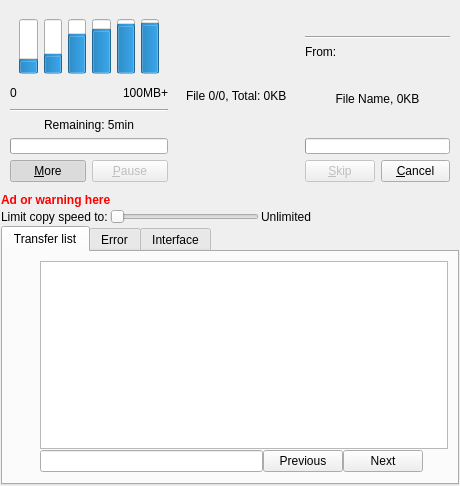
<?xml version="1.0" encoding="UTF-8"?>
<ui version="4.0">
 <class>interfaceCopy</class>
 <widget class="QWidget" name="interfaceCopy">
  <property name="geometry">
   <rect>
    <x>0</x>
    <y>0</y>
    <width>460</width>
    <height>486</height>
   </rect>
  </property>
  <property name="minimumSize">
   <size>
    <width>460</width>
    <height>0</height>
   </size>
  </property>
  <property name="windowTitle">
   <string notr="true">Ultracopier</string>
  </property>
  <property name="windowIcon">
   <iconset resource="interfaceResources.qrc">
    <normaloff>:/Themes/Oxygen/resources/main.png</normaloff>:/Themes/Oxygen/resources/main.png</iconset>
  </property>
  <layout class="QVBoxLayout">
   <property name="spacing">
    <number>2</number>
   </property>
   <property name="leftMargin">
    <number>1</number>
   </property>
   <property name="topMargin">
    <number>1</number>
   </property>
   <property name="rightMargin">
    <number>1</number>
   </property>
   <property name="bottomMargin">
    <number>1</number>
   </property>
   <item>
    <widget class="QFrame" name="frame">
     <property name="minimumSize">
      <size>
       <width>300</width>
       <height>100</height>
      </size>
     </property>
     <layout class="QHBoxLayout" name="horizontalLayout_3">
      <property name="spacing">
       <number>0</number>
      </property>
      <property name="leftMargin">
       <number>0</number>
      </property>
      <property name="topMargin">
       <number>0</number>
      </property>
      <property name="rightMargin">
       <number>0</number>
      </property>
      <property name="bottomMargin">
       <number>0</number>
      </property>
      <item>
       <widget class="QFrame" name="frameLeft">
        <property name="sizePolicy">
         <sizepolicy hsizetype="Preferred" vsizetype="Minimum">
          <horstretch>0</horstretch>
          <verstretch>0</verstretch>
         </sizepolicy>
        </property>
        <property name="minimumSize">
         <size>
          <width>150</width>
          <height>100</height>
         </size>
        </property>
        <layout class="QVBoxLayout" name="verticalLayoutLeft">
         <item>
          <layout class="QVBoxLayout" name="verticalLayout_2">
           <property name="spacing">
            <number>0</number>
           </property>
           <item>
            <widget class="QFrame" name="frameS">
             <layout class="QHBoxLayout" name="horizontalLayoutS">
              <item>
               <widget class="QProgressBar" name="progressBar">
                <property name="sizePolicy">
                 <sizepolicy hsizetype="MinimumExpanding" vsizetype="MinimumExpanding">
                  <horstretch>0</horstretch>
                  <verstretch>0</verstretch>
                 </sizepolicy>
                </property>
                <property name="value">
                 <number>20</number>
                </property>
                <property name="textVisible">
                 <bool>false</bool>
                </property>
                <property name="orientation">
                 <enum>Qt::Vertical</enum>
                </property>
               </widget>
              </item>
              <item>
               <widget class="QProgressBar" name="progressBar_2">
                <property name="sizePolicy">
                 <sizepolicy hsizetype="MinimumExpanding" vsizetype="MinimumExpanding">
                  <horstretch>0</horstretch>
                  <verstretch>0</verstretch>
                 </sizepolicy>
                </property>
                <property name="value">
                 <number>30</number>
                </property>
                <property name="textVisible">
                 <bool>false</bool>
                </property>
                <property name="orientation">
                 <enum>Qt::Vertical</enum>
                </property>
               </widget>
              </item>
              <item>
               <widget class="QProgressBar" name="progressBar_3">
                <property name="sizePolicy">
                 <sizepolicy hsizetype="MinimumExpanding" vsizetype="MinimumExpanding">
                  <horstretch>0</horstretch>
                  <verstretch>0</verstretch>
                 </sizepolicy>
                </property>
                <property name="value">
                 <number>66</number>
                </property>
                <property name="textVisible">
                 <bool>false</bool>
                </property>
                <property name="orientation">
                 <enum>Qt::Vertical</enum>
                </property>
               </widget>
              </item>
              <item>
               <widget class="QProgressBar" name="progressBar_4">
                <property name="sizePolicy">
                 <sizepolicy hsizetype="MinimumExpanding" vsizetype="MinimumExpanding">
                  <horstretch>0</horstretch>
                  <verstretch>0</verstretch>
                 </sizepolicy>
                </property>
                <property name="value">
                 <number>75</number>
                </property>
                <property name="textVisible">
                 <bool>false</bool>
                </property>
                <property name="orientation">
                 <enum>Qt::Vertical</enum>
                </property>
               </widget>
              </item>
              <item>
               <widget class="QProgressBar" name="progressBar_5">
                <property name="sizePolicy">
                 <sizepolicy hsizetype="MinimumExpanding" vsizetype="MinimumExpanding">
                  <horstretch>0</horstretch>
                  <verstretch>0</verstretch>
                 </sizepolicy>
                </property>
                <property name="value">
                 <number>84</number>
                </property>
                <property name="textVisible">
                 <bool>false</bool>
                </property>
                <property name="orientation">
                 <enum>Qt::Vertical</enum>
                </property>
               </widget>
              </item>
              <item>
               <widget class="QProgressBar" name="progressBar_6">
                <property name="sizePolicy">
                 <sizepolicy hsizetype="MinimumExpanding" vsizetype="MinimumExpanding">
                  <horstretch>0</horstretch>
                  <verstretch>0</verstretch>
                 </sizepolicy>
                </property>
                <property name="value">
                 <number>87</number>
                </property>
                <property name="textVisible">
                 <bool>false</bool>
                </property>
                <property name="orientation">
                 <enum>Qt::Vertical</enum>
                </property>
               </widget>
              </item>
             </layout>
            </widget>
           </item>
           <item>
            <layout class="QHBoxLayout" name="horizontalLayout_8">
             <item>
              <widget class="QLabel" name="labelSPStart">
               <property name="text">
                <string>0</string>
               </property>
              </widget>
             </item>
             <item>
              <spacer name="horizontalSpacer">
               <property name="orientation">
                <enum>Qt::Horizontal</enum>
               </property>
               <property name="sizeHint" stdset="0">
                <size>
                 <width>40</width>
                 <height>20</height>
                </size>
               </property>
              </spacer>
             </item>
             <item>
              <widget class="QLabel" name="labelSPStop">
               <property name="text">
                <string>100MB+</string>
               </property>
              </widget>
             </item>
            </layout>
           </item>
          </layout>
         </item>
         <item>
          <widget class="Line" name="line">
           <property name="orientation">
            <enum>Qt::Horizontal</enum>
           </property>
          </widget>
         </item>
         <item>
          <widget class="QLabel" name="labelTimeRemaining">
           <property name="sizePolicy">
            <sizepolicy hsizetype="Preferred" vsizetype="MinimumExpanding">
             <horstretch>0</horstretch>
             <verstretch>0</verstretch>
            </sizepolicy>
           </property>
           <property name="text">
            <string>Remaining: 5min</string>
           </property>
           <property name="alignment">
            <set>Qt::AlignCenter</set>
           </property>
          </widget>
         </item>
         <item>
          <widget class="QProgressBar" name="progressBar_all">
           <property name="maximumSize">
            <size>
             <width>16777215</width>
             <height>16</height>
            </size>
           </property>
           <property name="maximum">
            <number>65535</number>
           </property>
          </widget>
         </item>
         <item>
          <layout class="QHBoxLayout" name="horizontalLayout_4">
           <item>
            <widget class="QPushButton" name="moreButton">
             <property name="text">
              <string>&amp;More</string>
             </property>
             <property name="icon">
              <iconset resource="interfaceResources.qrc">
               <normaloff>:/Themes/Oxygen/resources/moveDown.png</normaloff>:/Themes/Oxygen/resources/moveDown.png</iconset>
             </property>
             <property name="checkable">
              <bool>true</bool>
             </property>
             <property name="checked">
              <bool>true</bool>
             </property>
            </widget>
           </item>
           <item>
            <widget class="QPushButton" name="pauseButton">
             <property name="enabled">
              <bool>false</bool>
             </property>
             <property name="text">
              <string>&amp;Pause</string>
             </property>
             <property name="icon">
              <iconset resource="interfaceResources.qrc">
               <normaloff>:/Themes/Oxygen/resources/player_pause.png</normaloff>:/Themes/Oxygen/resources/player_pause.png</iconset>
             </property>
            </widget>
           </item>
          </layout>
         </item>
        </layout>
       </widget>
      </item>
      <item>
       <widget class="QFrame" name="frameMiddle">
        <property name="sizePolicy">
         <sizepolicy hsizetype="Expanding" vsizetype="MinimumExpanding">
          <horstretch>0</horstretch>
          <verstretch>0</verstretch>
         </sizepolicy>
        </property>
        <layout class="QVBoxLayout" name="verticalLayouMiddle">
         <item>
          <widget class="QLabel" name="overall">
           <property name="text">
            <string notr="true">File 0/0, Total: 0KB</string>
           </property>
           <property name="textFormat">
            <enum>Qt::PlainText</enum>
           </property>
          </widget>
         </item>
        </layout>
       </widget>
      </item>
      <item>
       <widget class="QFrame" name="frameRight">
        <property name="sizePolicy">
         <sizepolicy hsizetype="Preferred" vsizetype="Minimum">
          <horstretch>0</horstretch>
          <verstretch>0</verstretch>
         </sizepolicy>
        </property>
        <property name="minimumSize">
         <size>
          <width>150</width>
          <height>100</height>
         </size>
        </property>
        <layout class="QVBoxLayout" name="verticalLayoutRight">
         <item>
          <layout class="QHBoxLayout" name="horizontalLayout_9">
           <item>
            <spacer name="horizontalSpacer_2">
             <property name="orientation">
              <enum>Qt::Horizontal</enum>
             </property>
             <property name="sizeHint" stdset="0">
              <size>
               <width>40</width>
               <height>20</height>
              </size>
             </property>
            </spacer>
           </item>
           <item>
            <widget class="QToolButton" name="shutdown">
             <property name="maximumSize">
              <size>
               <width>20</width>
               <height>20</height>
              </size>
             </property>
             <property name="toolTip">
              <string>Close on transfer completion</string>
             </property>
             <property name="styleSheet">
              <string notr="true">background-color: rgba(255, 0, 255, 0);</string>
             </property>
             <property name="icon">
              <iconset resource="interfaceResources.qrc">
               <normaloff>:/Themes/Oxygen/resources/SystemTrayIcon/exit.png</normaloff>:/Themes/Oxygen/resources/SystemTrayIcon/exit.png</iconset>
             </property>
             <property name="checkable">
              <bool>true</bool>
             </property>
             <property name="autoRaise">
              <bool>true</bool>
             </property>
            </widget>
           </item>
          </layout>
         </item>
         <item>
          <widget class="Line" name="line_2">
           <property name="orientation">
            <enum>Qt::Horizontal</enum>
           </property>
          </widget>
         </item>
         <item>
          <layout class="QHBoxLayout" name="horizontalLayout_6">
           <item>
            <widget class="QLabel" name="from_label">
             <property name="text">
              <string>From:</string>
             </property>
            </widget>
           </item>
           <item>
            <widget class="QLabel" name="from">
             <property name="sizePolicy">
              <sizepolicy hsizetype="Expanding" vsizetype="Preferred">
               <horstretch>0</horstretch>
               <verstretch>0</verstretch>
              </sizepolicy>
             </property>
             <property name="font">
              <font>
               <weight>75</weight>
               <bold>true</bold>
              </font>
             </property>
             <property name="text">
              <string/>
             </property>
             <property name="textFormat">
              <enum>Qt::PlainText</enum>
             </property>
            </widget>
           </item>
          </layout>
         </item>
         <item>
          <widget class="QLabel" name="current_file">
           <property name="sizePolicy">
            <sizepolicy hsizetype="Preferred" vsizetype="MinimumExpanding">
             <horstretch>0</horstretch>
             <verstretch>0</verstretch>
            </sizepolicy>
           </property>
           <property name="text">
            <string notr="true">File Name, 0KB</string>
           </property>
           <property name="textFormat">
            <enum>Qt::PlainText</enum>
           </property>
           <property name="alignment">
            <set>Qt::AlignCenter</set>
           </property>
          </widget>
         </item>
         <item>
          <widget class="QProgressBar" name="progressBar_file">
           <property name="maximumSize">
            <size>
             <width>16777215</width>
             <height>16</height>
            </size>
           </property>
           <property name="maximum">
            <number>65535</number>
           </property>
          </widget>
         </item>
         <item>
          <layout class="QHBoxLayout" name="horizontalLayout_5">
           <item>
            <widget class="QPushButton" name="skipButton">
             <property name="enabled">
              <bool>false</bool>
             </property>
             <property name="text">
              <string>&amp;Skip</string>
             </property>
             <property name="icon">
              <iconset resource="interfaceResources.qrc">
               <normaloff>:/Themes/Oxygen/resources/player_end.png</normaloff>:/Themes/Oxygen/resources/player_end.png</iconset>
             </property>
            </widget>
           </item>
           <item>
            <widget class="QPushButton" name="cancelButton">
             <property name="text">
              <string>&amp;Cancel</string>
             </property>
             <property name="icon">
              <iconset resource="interfaceResources.qrc">
               <normaloff>:/Themes/Oxygen/resources/cancel.png</normaloff>:/Themes/Oxygen/resources/cancel.png</iconset>
             </property>
            </widget>
           </item>
          </layout>
         </item>
        </layout>
       </widget>
      </item>
     </layout>
    </widget>
   </item>
   <item>
    <widget class="QLabel" name="ad_ultimate">
     <property name="text">
      <string>&lt;html&gt;&lt;head/&gt;&lt;body&gt;&lt;p&gt;&lt;span style=&quot; font-weight:600; color:#ff0000;&quot;&gt;Ad or warning here&lt;/span&gt;&lt;/p&gt;&lt;/body&gt;&lt;/html&gt;</string>
     </property>
     <property name="textFormat">
      <enum>Qt::RichText</enum>
     </property>
     <property name="openExternalLinks">
      <bool>true</bool>
     </property>
    </widget>
   </item>
   <item>
    <layout class="QHBoxLayout" name="limitSpeedAsMain">
     <item>
      <widget class="QLabel" name="label_Slider_speed">
       <property name="text">
        <string>Limit copy speed to:</string>
       </property>
      </widget>
     </item>
     <item>
      <widget class="QSlider" name="SliderSpeed">
       <property name="maximum">
        <number>5</number>
       </property>
       <property name="orientation">
        <enum>Qt::Horizontal</enum>
       </property>
      </widget>
     </item>
     <item>
      <widget class="QLabel" name="label_SpeedMaxValue">
       <property name="text">
        <string notr="true">Unlimited</string>
       </property>
      </widget>
     </item>
     <item>
      <spacer>
       <property name="orientation">
        <enum>Qt::Horizontal</enum>
       </property>
       <property name="sizeHint" stdset="0">
        <size>
         <width>40</width>
         <height>1</height>
        </size>
       </property>
      </spacer>
     </item>
    </layout>
   </item>
   <item>
    <widget class="QTabWidget" name="tabWidget">
     <property name="currentIndex">
      <number>0</number>
     </property>
     <widget class="QWidget" name="tab_main">
      <attribute name="title">
       <string>Transfer list</string>
      </attribute>
      <layout class="QHBoxLayout">
       <item>
        <layout class="QVBoxLayout">
         <property name="spacing">
          <number>1</number>
         </property>
         <item>
          <widget class="QToolButton" name="putOnTop">
           <property name="minimumSize">
            <size>
             <width>22</width>
             <height>22</height>
            </size>
           </property>
           <property name="maximumSize">
            <size>
             <width>22</width>
             <height>22</height>
            </size>
           </property>
           <property name="toolTip">
            <string>Move the selected items to the top</string>
           </property>
           <property name="icon">
            <iconset resource="interfaceResources.qrc">
             <normaloff>:/Themes/Oxygen/resources/putOnTop.png</normaloff>:/Themes/Oxygen/resources/putOnTop.png</iconset>
           </property>
           <property name="autoRaise">
            <bool>true</bool>
           </property>
          </widget>
         </item>
         <item>
          <widget class="QToolButton" name="pushUp">
           <property name="minimumSize">
            <size>
             <width>22</width>
             <height>22</height>
            </size>
           </property>
           <property name="maximumSize">
            <size>
             <width>22</width>
             <height>22</height>
            </size>
           </property>
           <property name="toolTip">
            <string>Move up the selected items</string>
           </property>
           <property name="icon">
            <iconset resource="interfaceResources.qrc">
             <normaloff>:/Themes/Oxygen/resources/moveUp.png</normaloff>:/Themes/Oxygen/resources/moveUp.png</iconset>
           </property>
           <property name="autoRaise">
            <bool>true</bool>
           </property>
          </widget>
         </item>
         <item>
          <widget class="QToolButton" name="pushDown">
           <property name="minimumSize">
            <size>
             <width>22</width>
             <height>22</height>
            </size>
           </property>
           <property name="maximumSize">
            <size>
             <width>22</width>
             <height>22</height>
            </size>
           </property>
           <property name="toolTip">
            <string>Move down the selected items</string>
           </property>
           <property name="icon">
            <iconset resource="interfaceResources.qrc">
             <normaloff>:/Themes/Oxygen/resources/moveDown.png</normaloff>:/Themes/Oxygen/resources/moveDown.png</iconset>
           </property>
           <property name="autoRaise">
            <bool>true</bool>
           </property>
          </widget>
         </item>
         <item>
          <widget class="QToolButton" name="putOnBottom">
           <property name="minimumSize">
            <size>
             <width>22</width>
             <height>22</height>
            </size>
           </property>
           <property name="maximumSize">
            <size>
             <width>22</width>
             <height>22</height>
            </size>
           </property>
           <property name="toolTip">
            <string>Move the selected items to the bottom</string>
           </property>
           <property name="icon">
            <iconset resource="interfaceResources.qrc">
             <normaloff>:/Themes/Oxygen/resources/putOnBottom.png</normaloff>:/Themes/Oxygen/resources/putOnBottom.png</iconset>
           </property>
           <property name="autoRaise">
            <bool>true</bool>
           </property>
          </widget>
         </item>
         <item>
          <widget class="QToolButton" name="add">
           <property name="minimumSize">
            <size>
             <width>22</width>
             <height>22</height>
            </size>
           </property>
           <property name="maximumSize">
            <size>
             <width>22</width>
             <height>22</height>
            </size>
           </property>
           <property name="toolTip">
            <string>Add file/folder</string>
           </property>
           <property name="icon">
            <iconset resource="interfaceResources.qrc">
             <normaloff>:/Themes/Oxygen/resources/add.png</normaloff>:/Themes/Oxygen/resources/add.png</iconset>
           </property>
           <property name="popupMode">
            <enum>QToolButton::InstantPopup</enum>
           </property>
           <property name="autoRaise">
            <bool>true</bool>
           </property>
          </widget>
         </item>
         <item>
          <widget class="QToolButton" name="del">
           <property name="minimumSize">
            <size>
             <width>22</width>
             <height>22</height>
            </size>
           </property>
           <property name="maximumSize">
            <size>
             <width>22</width>
             <height>22</height>
            </size>
           </property>
           <property name="toolTip">
            <string>Delete the selected items</string>
           </property>
           <property name="icon">
            <iconset resource="interfaceResources.qrc">
             <normaloff>:/Themes/Oxygen/resources/remove.png</normaloff>:/Themes/Oxygen/resources/remove.png</iconset>
           </property>
           <property name="autoRaise">
            <bool>true</bool>
           </property>
          </widget>
         </item>
         <item>
          <widget class="QToolButton" name="searchButton">
           <property name="minimumSize">
            <size>
             <width>22</width>
             <height>22</height>
            </size>
           </property>
           <property name="maximumSize">
            <size>
             <width>22</width>
             <height>22</height>
            </size>
           </property>
           <property name="toolTip">
            <string>Search</string>
           </property>
           <property name="icon">
            <iconset resource="interfaceResources.qrc">
             <normaloff>:/Themes/Oxygen/resources/search.png</normaloff>:/Themes/Oxygen/resources/search.png</iconset>
           </property>
           <property name="checkable">
            <bool>true</bool>
           </property>
           <property name="autoRaise">
            <bool>true</bool>
           </property>
          </widget>
         </item>
         <item>
          <widget class="QToolButton" name="exportTransferList">
           <property name="minimumSize">
            <size>
             <width>22</width>
             <height>22</height>
            </size>
           </property>
           <property name="maximumSize">
            <size>
             <width>22</width>
             <height>22</height>
            </size>
           </property>
           <property name="toolTip">
            <string>Export the transfer list</string>
           </property>
           <property name="icon">
            <iconset resource="interfaceResources.qrc">
             <normaloff>:/Themes/Oxygen/resources/export-transfer-list.png</normaloff>:/Themes/Oxygen/resources/export-transfer-list.png</iconset>
           </property>
           <property name="autoRaise">
            <bool>true</bool>
           </property>
          </widget>
         </item>
         <item>
          <widget class="QToolButton" name="importTransferList">
           <property name="minimumSize">
            <size>
             <width>22</width>
             <height>22</height>
            </size>
           </property>
           <property name="maximumSize">
            <size>
             <width>22</width>
             <height>22</height>
            </size>
           </property>
           <property name="toolTip">
            <string>Import the transfer list</string>
           </property>
           <property name="icon">
            <iconset resource="interfaceResources.qrc">
             <normaloff>:/Themes/Oxygen/resources/import-transfer-list.png</normaloff>:/Themes/Oxygen/resources/import-transfer-list.png</iconset>
           </property>
           <property name="autoRaise">
            <bool>true</bool>
           </property>
          </widget>
         </item>
         <item>
          <spacer>
           <property name="orientation">
            <enum>Qt::Vertical</enum>
           </property>
           <property name="sizeHint" stdset="0">
            <size>
             <width>20</width>
             <height>40</height>
            </size>
           </property>
          </spacer>
         </item>
        </layout>
       </item>
       <item>
        <layout class="QVBoxLayout" name="verticalLayout_3">
         <property name="spacing">
          <number>0</number>
         </property>
         <item>
          <widget class="QTreeView" name="TransferList">
           <property name="selectionMode">
            <enum>QAbstractItemView::ExtendedSelection</enum>
           </property>
           <property name="rootIsDecorated">
            <bool>false</bool>
           </property>
           <property name="uniformRowHeights">
            <bool>true</bool>
           </property>
          </widget>
         </item>
         <item>
          <layout class="QHBoxLayout" name="horizontalLayoutSearch">
           <property name="spacing">
            <number>0</number>
           </property>
           <item>
            <widget class="QLineEdit" name="lineEditSearch"/>
           </item>
           <item>
            <widget class="QPushButton" name="pushButtonSearchPrev">
             <property name="text">
              <string>Previous</string>
             </property>
            </widget>
           </item>
           <item>
            <widget class="QPushButton" name="pushButtonSearchNext">
             <property name="text">
              <string>Next</string>
             </property>
            </widget>
           </item>
           <item>
            <widget class="QPushButton" name="pushButtonCloseSearch">
             <property name="minimumSize">
              <size>
               <width>25</width>
               <height>25</height>
              </size>
             </property>
             <property name="maximumSize">
              <size>
               <width>25</width>
               <height>25</height>
              </size>
             </property>
             <property name="icon">
              <iconset resource="interfaceResources.qrc">
               <normaloff>:/Themes/Oxygen/resources/remove.png</normaloff>:/Themes/Oxygen/resources/remove.png</iconset>
             </property>
             <property name="flat">
              <bool>true</bool>
             </property>
            </widget>
           </item>
          </layout>
         </item>
        </layout>
       </item>
      </layout>
     </widget>
     <widget class="QWidget" name="tab_error">
      <attribute name="title">
       <string>Error</string>
      </attribute>
      <layout class="QHBoxLayout" name="horizontalLayout">
       <item>
        <layout class="QVBoxLayout" name="verticalLayout">
         <item>
          <widget class="QToolButton" name="exportErrorToTransferList">
           <property name="minimumSize">
            <size>
             <width>22</width>
             <height>22</height>
            </size>
           </property>
           <property name="maximumSize">
            <size>
             <width>22</width>
             <height>22</height>
            </size>
           </property>
           <property name="toolTip">
            <string>Export the errors into transfer list</string>
           </property>
           <property name="icon">
            <iconset resource="interfaceResources.qrc">
             <normaloff>:/Themes/Oxygen/resources/export-transfer-list.png</normaloff>:/Themes/Oxygen/resources/export-transfer-list.png</iconset>
           </property>
           <property name="autoRaise">
            <bool>true</bool>
           </property>
          </widget>
         </item>
         <item>
          <spacer name="verticalSpacer">
           <property name="orientation">
            <enum>Qt::Vertical</enum>
           </property>
           <property name="sizeHint" stdset="0">
            <size>
             <width>20</width>
             <height>40</height>
            </size>
           </property>
          </spacer>
         </item>
        </layout>
       </item>
       <item>
        <widget class="QTreeWidget" name="errorList">
         <property name="selectionMode">
          <enum>QAbstractItemView::NoSelection</enum>
         </property>
         <property name="rootIsDecorated">
          <bool>false</bool>
         </property>
         <property name="uniformRowHeights">
          <bool>true</bool>
         </property>
         <column>
          <property name="text">
           <string>Source</string>
          </property>
         </column>
         <column>
          <property name="text">
           <string>Destination</string>
          </property>
         </column>
         <column>
          <property name="text">
           <string>Error</string>
          </property>
         </column>
        </widget>
       </item>
      </layout>
     </widget>
     <widget class="QWidget" name="tab_interface">
      <attribute name="title">
       <string>Interface</string>
      </attribute>
      <layout class="QHBoxLayout" name="horizontalLayout_2">
       <property name="spacing">
        <number>0</number>
       </property>
       <property name="leftMargin">
        <number>0</number>
       </property>
       <property name="topMargin">
        <number>0</number>
       </property>
       <property name="rightMargin">
        <number>0</number>
       </property>
       <property name="bottomMargin">
        <number>0</number>
       </property>
       <item>
        <widget class="QScrollArea" name="optionsTab">
         <property name="widgetResizable">
          <bool>true</bool>
         </property>
         <widget class="QWidget" name="scrollAreaWidgetContents">
          <property name="geometry">
           <rect>
            <x>0</x>
            <y>0</y>
            <width>446</width>
            <height>223</height>
           </rect>
          </property>
         </widget>
        </widget>
       </item>
      </layout>
     </widget>
    </widget>
   </item>
  </layout>
  <action name="actionAddFile">
   <property name="icon">
    <iconset resource="interfaceResources.qrc">
     <normaloff>:/Themes/Oxygen/resources/add.png</normaloff>:/Themes/Oxygen/resources/add.png</iconset>
   </property>
   <property name="text">
    <string>Add file</string>
   </property>
  </action>
  <action name="actionAddFolder">
   <property name="icon">
    <iconset resource="interfaceResources.qrc">
     <normaloff>:/Themes/Oxygen/resources/add.png</normaloff>:/Themes/Oxygen/resources/add.png</iconset>
   </property>
   <property name="text">
    <string>Add folder</string>
   </property>
  </action>
  <action name="actionAddFileToMove">
   <property name="icon">
    <iconset resource="interfaceResources.qrc">
     <normaloff>:/Themes/Oxygen/resources/add.png</normaloff>:/Themes/Oxygen/resources/add.png</iconset>
   </property>
   <property name="text">
    <string>Move file(s)</string>
   </property>
  </action>
  <action name="actionAddFolderToMove">
   <property name="icon">
    <iconset resource="interfaceResources.qrc">
     <normaloff>:/Themes/Oxygen/resources/add.png</normaloff>:/Themes/Oxygen/resources/add.png</iconset>
   </property>
   <property name="text">
    <string>Move folder</string>
   </property>
  </action>
  <action name="actionAddFileToCopy">
   <property name="icon">
    <iconset resource="interfaceResources.qrc">
     <normaloff>:/Themes/Oxygen/resources/add.png</normaloff>:/Themes/Oxygen/resources/add.png</iconset>
   </property>
   <property name="text">
    <string>Copy file(s)</string>
   </property>
  </action>
  <action name="actionAddFolderToCopy">
   <property name="icon">
    <iconset resource="interfaceResources.qrc">
     <normaloff>:/Themes/Oxygen/resources/add.png</normaloff>:/Themes/Oxygen/resources/add.png</iconset>
   </property>
   <property name="text">
    <string>Copy folder</string>
   </property>
  </action>
 </widget>
 <resources>
  <include location="interfaceResources.qrc"/>
 </resources>
 <connections>
  <connection>
   <sender>moreButton</sender>
   <signal>toggled(bool)</signal>
   <receiver>tabWidget</receiver>
   <slot>setVisible(bool)</slot>
   <hints>
    <hint type="sourcelabel">
     <x>218</x>
     <y>144</y>
    </hint>
    <hint type="destinationlabel">
     <x>149</x>
     <y>305</y>
    </hint>
   </hints>
  </connection>
 </connections>
</ui>
